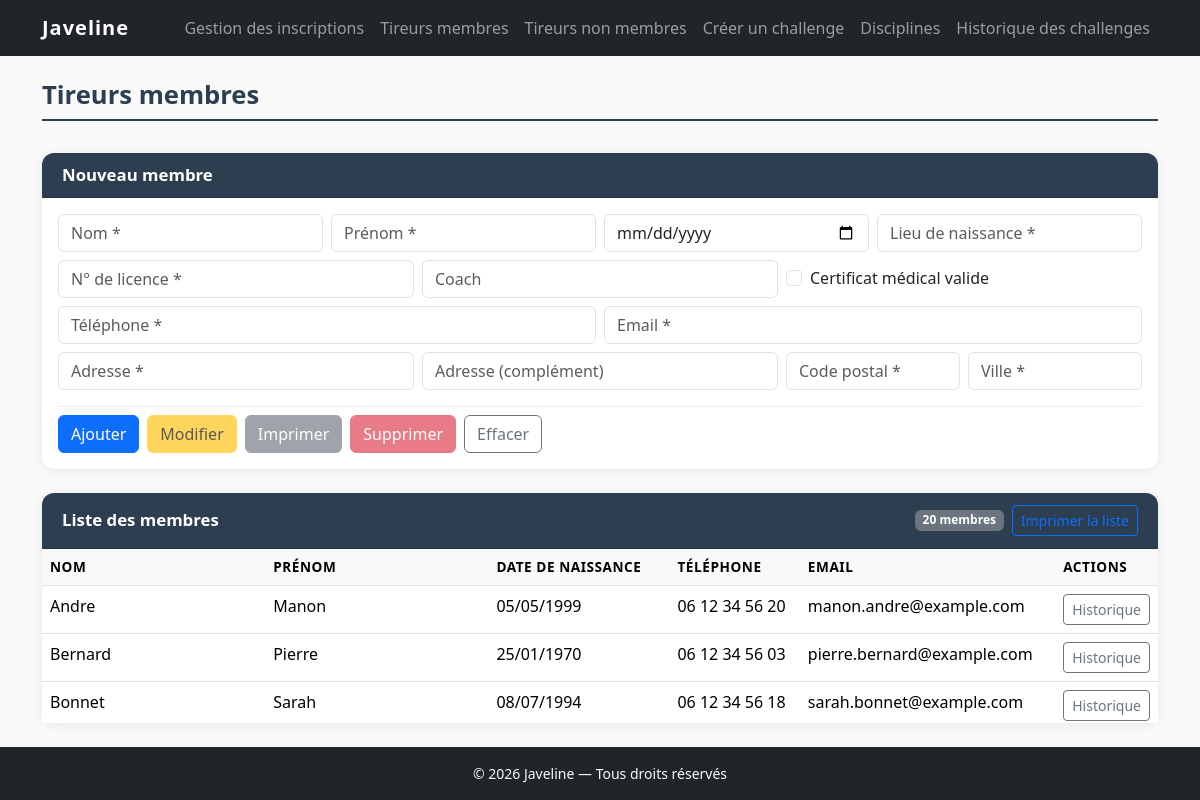
Page /membres on the committed database.
### tables this page shows
CREATE TABLE membres (
    id                  INT UNSIGNED    NOT NULL AUTO_INCREMENT,
    nom                 VARCHAR(100)    NOT NULL,
    prenom              VARCHAR(100)    NOT NULL,
    date_naissance      DATE            NOT NULL,
    lieu_naissance      VARCHAR(150)    NOT NULL,
    numero_licence      VARCHAR(50)     NOT NULL UNIQUE,
    adresse1            VARCHAR(200)    NOT NULL,
    adresse2            VARCHAR(200)        NULL DEFAULT NULL,
    code_postal         CHAR(5)         NOT NULL,
    ville               VARCHAR(100)    NOT NULL,
    telephone           VARCHAR(15)     NOT NULL,
    email               VARCHAR(150)    NOT NULL,
    certificat_medical  TINYINT(1)      NOT NULL DEFAULT 0,
    coach               VARCHAR(150)        NULL DEFAULT NULL,
    created_at          DATETIME        NOT NULL DEFAULT CURRENT_TIMESTAMP,
    PRIMARY KEY (id)
);

### app/controllers/MembreController.php (called while the page is built, shortened)
<?php
require_once APP_ROOT . '/app/models/MembreModel.php';
class MembreController extends Controller
{
    private MembreModel $model;
    public function __construct()
    {
        $this->model = new MembreModel();
    }
    public function index(): void
    {
        $membres = $this->model->findAll();
        $this->render('membres/index', [
            'titrePage' => 'Tireurs membres — ' . APP_NAME,
            'membres'   => $membres,
        ]);
    }
}

### index.php (called while the page is built, shortened)
<?php
require_once APP_ROOT . '/core/helpers.php';
require_once APP_ROOT . '/core/Database.php';
require_once APP_ROOT . '/core/Model.php';
$router = new Router();
$router->dispatch();

### core/Database.php (called while the page is built, shortened)
<?php
class Database
{
    private static ?PDO $instance = null;
    public static function getInstance(): PDO
    {
        if (self::$instance === null) {
            $dsn = 'mysql:host=' . DB_HOST
                 . ';dbname=' . DB_NAME
                 . ';charset=' . DB_CHARSET;
            $options = [
                PDO::ATTR_ERRMODE            => PDO::ERRMODE_EXCEPTION,
                PDO::ATTR_DEFAULT_FETCH_MODE => PDO::FETCH_ASSOC,
                PDO::ATTR_EMULATE_PREPARES   => false,
            ];
            try {
                self::$instance = new PDO($dsn, DB_USER, DB_PASS, $options);
            } catch (PDOException $e) {
                if (APP_ENV === 'development') {
                    die('Erreur de connexion à la base de données : ' . $e->getMessage());
                } else {
                    die('Erreur de connexion à la base de données. Veuillez réessayer plus tard.');
                }
            }
        }
        return self::$instance;
    }
}

### core/Model.php (called while the page is built, shortened)
<?php
abstract class Model
{
    public function __construct()
    {
        $this->db = Database::getInstance();
    }
}

### app/models/MembreModel.php (called while the page is built, shortened)
<?php
require_once APP_ROOT . '/core/Model.php';
class MembreModel extends Model
{
    public function findAll(): array
    {
        $stmt = $this->db->query(
            'SELECT id, nom, prenom, date_naissance, telephone, email
             FROM membres
             ORDER BY nom ASC, prenom ASC'
        );
        return $stmt->fetchAll();
    }
}

### core/helpers.php (called while the page is built, shortened)
<?php
function format_telephone_fr(?string $telephone): string
{
    $chiffres = preg_replace('/[^0-9]/', '', $telephone);
    if (preg_match('/^0[1-9][0-9]{8}$/', $chiffres)) {
        return implode(' ', str_split($chiffres, 2));
    }
    return $telephone;
}

### app/views/partials/membres_liste.php (the view, shortened to what this page needs)
<?php if (empty($membres)): ?>
    <p class="liste-vide">Aucun membre enregistré.</p>
<?php else: ?>
    <div class="table-responsive">
        <table class="table table-hover membres-table table-triable" aria-label="Liste des tireurs membres">
            <thead>
                <tr>
                    <th scope="col" class="col-nom" data-tri="texte" tabindex="0" role="button" aria-label="Trier par nom">Nom</th>
                    <th scope="col" class="col-prenom" data-tri="texte" tabindex="0" role="button" aria-label="Trier par prénom">Prénom</th>
                    <th scope="col" class="col-naissance" data-tri="date" tabindex="0" role="button" aria-label="Trier par date de naissance">Date de naissance</th>
                    <th scope="col" data-tri="texte" tabindex="0" role="button" aria-label="Trier par téléphone">Téléphone</th>
                    <th scope="col" data-tri="texte" tabindex="0" role="button" aria-label="Trier par email">Email</th>
                    <th scope="col" class="col-actions">Actions</th>
                </tr>
            </thead>
            <tbody>
                <?php foreach ($membres as $membre): ?>
                <tr class="ligne-membre"
                    data-id="<?= (int)$membre['id'] ?>"
                    data-nom="<?= htmlspecialchars($membre['nom']) ?>"
                    data-prenom="<?= htmlspecialchars($membre['prenom']) ?>"
                    data-naissance="<?= htmlspecialchars($membre['date_naissance']) ?>"
                    data-telephone="<?= htmlspecialchars($membre['telephone']) ?>"
                    data-email="<?= htmlspecialchars($membre['email']) ?>"
                    role="button"
                    tabindex="0"
                    aria-label="Sélectionner <?= htmlspecialchars($membre['nom'] . ' ' . $membre['prenom']) ?>">
                    <td><?= htmlspecialchars($membre['nom']) ?></td>
                    <td><?= htmlspecialchars($membre['prenom']) ?></td>
                    <td data-valeur="<?= htmlspecialchars($membre['date_naissance']) ?>"><?= date('d/m/Y', strtotime($membre['date_naissance'])) ?></td>
                    <td><?= htmlspecialchars(format_telephone_fr($membre['telephone'])) ?></td>
                    <td><?= htmlspecialchars($membre['email']) ?></td>
                    <td>
                        <a href="<?= APP_URL ?>/membres/historique/<?= (int)$membre['id'] ?>"
                           class="btn btn-sm btn-outline-secondary"
                           aria-label="Historique de <?= htmlspecialchars($membre['nom'] . ' ' . $membre['prenom']) ?>"
                           onclick="event.stopPropagation()">
                            Historique
                        </a>
                    </td>
                </tr>
                <?php endforeach; ?>
            </tbody>
        </table>
    </div>
<?php endif; ?>

### public/css/style.css (style rules this page uses)
:root { --couleur-primaire: #2c3e50; --couleur-secondaire: #e74c3c; --couleur-texte: #333333; --couleur-fond: #f9f9f9; --police-principale: 'Segoe UI', Tahoma, Geneva, Verdana, sans-serif; }
html, body { height: 100%; font-family: var(--police-principale); color: var(--couleur-texte); background-color: var(--couleur-fond); }
body { display: flex; flex-direction: column; }
.membres-table thead th { background-color: #f8f9fa; font-weight: 600; font-size: 0.85rem; text-transform: uppercase; letter-spacing: 0.04em; white-space: nowrap; }
.membres-table tbody .ligne-membre { cursor: pointer; transition: background-color 0.15s ease; }
.table-triable thead th[data-tri] { cursor: pointer; user-select: none; white-space: nowrap; }
.table-triable thead th[data-tri]::after { content: '\25B2'; display: inline-block; width: 0.9rem; margin-left: 0.35rem; font-size: 0.7rem; color: transparent; }
.col-actions { width: 1%; white-space: nowrap; }
.membres-table .col-nom, .membres-table .col-prenom { width: 20%; }
.membres-table .col-naissance { width: 10%; white-space: nowrap; }
.membres-liste-card .membres-table thead th { position: sticky; top: 0; z-index: 1; }

### rows in the picture
membres: nom "Andre", prenom "Manon", date_naissance "05/05/1999", telephone "06 12 34 56 20", email "manon.andre@example.com"
membres: nom "Bernard", prenom "Pierre", date_naissance "25/01/1970", telephone "06 12 34 56 03", email "pierre.bernard@example.com"
membres: nom "Bonnet", prenom "Sarah", date_naissance "08/07/1994", telephone "06 12 34 56 18", email "sarah.bonnet@example.com"

### other values in the picture
APP_NAME "Javeline"
count($membres) "20"
